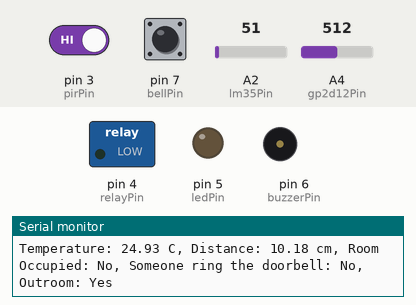
Simulated run of this program. Board: Arduino Uno, built with avr-gcc and run on an emulated ATmega328P. On the bench: switched loads named in the program (green lamp = pin HIGH), output pins drawn as LEDs (lit = HIGH), buzzer (waves = sounding), the last lines printed to the serial monitor. The inputs (shaded band) are chosen by the test bench; at power-on: pin 3 (pirPin) HIGH, A2 (lm35Pin) = 51, pin 7 (bellPin) HIGH, A4 (gp2d12Pin) = 512.

Above: at 1.7 s.
1.8 s: pin 3 (pirPin) driven LOW
At 2.5 s:
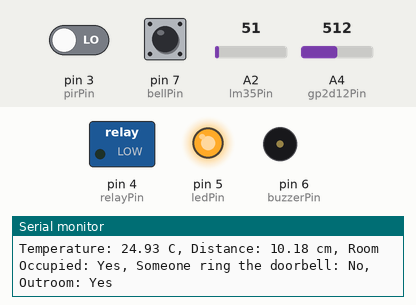
3.4 s: A2 (lm35Pin) set to 68
At 4.5 s:
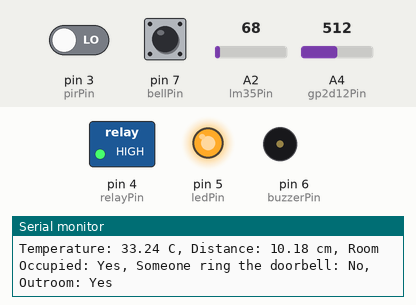
5.4 s: pin 7 (bellPin) pulled LOW for 1 s
At 8.1 s:
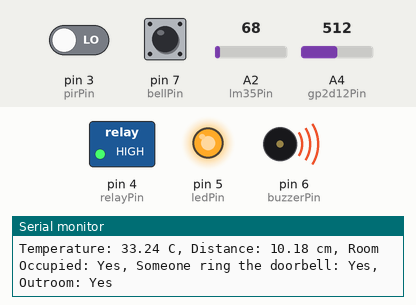
Timing chart, 0 to 9.6 s (numbered marks = the images above; inputs shaded):
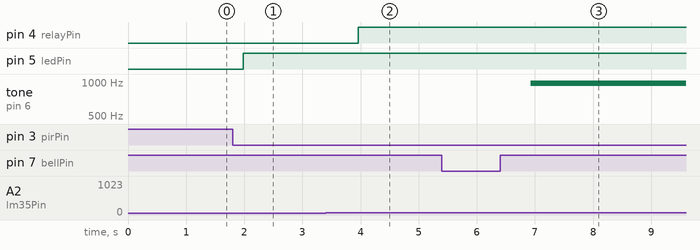

Measured:
- the behaviour switches between 61 and 62 on A2 (lm35Pin) (found by bisection; images 1 and 2)
- after the input at 1.8 s, pin 5 (ledPin): LOW → HIGH after 0.18 s
- after the input at 3.4 s, pin 4 (relayPin): LOW → HIGH after 0.56 s
- after the input at 5.4 s, tone on pin 6 (buzzerPin): silent → 977 Hz after 1.5 s

The program:

main.cpp
```cpp
#include <Arduino.h>
#include <Arduino_FreeRTOS.h>
#include <queue.h>

// 引脚定义
const int lm35Pin = A2;      // LM35 温度传感器引脚
const int pirPin = 3;        // 红外传感器（用开关代替）引脚
const int relayPin = 4;      // 继电器引脚
const int ledPin = 5;        // LED 灯引脚
const int buzzerPin = 6;     // 蜂鸣器引脚
const int gp2d12Pin = A4;    // GP2D12 距离传感器引脚
const int bellPin = 7;       // 门铃引脚

// 任务句柄
TaskHandle_t TaskHandleMonitorEnvironment;
TaskHandle_t TaskHandleControlDevice;
TaskHandle_t TaskHandleMonitorDistance;
TaskHandle_t TaskHandleSerialOutput;

// 队列句柄
QueueHandle_t dataQueue;

// 变量
volatile bool isRoomOccupied = false;
float temperature = 0.0;
const int DETECTED_DISTANCE = 20;
volatile bool issomeone = false;
volatile bool isoutroom = false;
float distance =0.0;

// 数据结构，用于传输温度、距离和状态
struct SensorData {
  float temperature;
  float distance;
  bool isRoomOccupied;
  bool issomeone;
  bool isoutroom;
};

// 环境监控任务：读取温度和检测房间是否有人
void monitorEnvironment(void *pvParameters) {
  (void) pvParameters;
  pinMode(pirPin, INPUT_PULLUP);
  for (;;) {
    // 读取温度
    int sensorValue = analogRead(lm35Pin);
    temperature = sensorValue * (5.0 / 1023.0) * 100;

    // 检测房间是否有人
    isRoomOccupied = (digitalRead(pirPin) == LOW);

    // 将数据发送到队列
    SensorData data;
    data.temperature = temperature;
    data.isRoomOccupied = isRoomOccupied;
    data.isoutroom = isoutroom;
    data.distance = distance;
    data.issomeone = issomeone;
    xQueueSend(dataQueue, &data, portMAX_DELAY);

    vTaskDelay(pdMS_TO_TICKS(1000)); // 每秒读取一次
  }
}

// 控制设备（灯光或风扇）任务
void controlDevice(void *pvParameters) {
  (void) pvParameters;
  pinMode(relayPin, OUTPUT);
  pinMode(ledPin, OUTPUT);
  pinMode(buzzerPin, OUTPUT);

  for (;;) {
    if (isRoomOccupied) {
      if (temperature > 30.0) {
        digitalWrite(relayPin, HIGH); // 打开继电器
      }
      digitalWrite(ledPin, HIGH);     // 打开LED灯
    } else {
      digitalWrite(relayPin, LOW);    // 关闭继电器
      digitalWrite(ledPin, LOW);      // 关闭LED灯
    }
    if (issomeone && isoutroom) {
      analogWrite(buzzerPin, 127);    // 打开蜂鸣器并设置响度
    } else {
      analogWrite(buzzerPin, 0);      // 关闭蜂鸣器
    }

    SensorData data;
    data.issomeone = issomeone;
    data.temperature = temperature;
    data.isRoomOccupied = isRoomOccupied;
    data.isoutroom = isoutroom;
    data.distance = distance;
    xQueueSend(dataQueue, &data, portMAX_DELAY);

    vTaskDelay(pdMS_TO_TICKS(1000));  // 每秒更新一次
  }
}

// GP2D12 距离传感器的转换函数
float convertToDistance(int analogValue) {
  return 2547.8 / ((float)analogValue * 0.49 - 10.41) - 0.42;
}

// 监测 GP2D12 传感器（门口检测）任务
void monitorDistance(void *pvParameters) {
  (void) pvParameters;
  pinMode(bellPin, INPUT_PULLUP);
  for (;;) {
    int distanceValue = analogRead(gp2d12Pin);
    float actualDistance = convertToDistance(distanceValue);
    distance = actualDistance;
    isoutroom = (actualDistance < DETECTED_DISTANCE);
    issomeone = (digitalRead(bellPin) == LOW);

    SensorData data;
    data.temperature = temperature;
    data.isRoomOccupied = isRoomOccupied;
    data.isoutroom = isoutroom;
    data.distance = distance;
    data.issomeone = issomeone;
    xQueueSend(dataQueue, &data, portMAX_DELAY);

    vTaskDelay(pdMS_TO_TICKS(6000));
  }
}

// 串口发送任务
void serialOutput(void *pvParameters) {
  (void) pvParameters;
  SensorData data;
  for (;;) {
    if (xQueueReceive(dataQueue, &data, portMAX_DELAY) == pdPASS) {
      Serial.print("Temperature: ");
      Serial.print(data.temperature);
      Serial.print(" C, Distance: ");
      Serial.print(data.distance);
      Serial.print(" cm, Room Occupied: ");
      Serial.print(data.isRoomOccupied ? "Yes" : "No");
      Serial.print(", Someone ring the doorbell: ");
      Serial.print(data.issomeone ? "Yes" : "No");
      Serial.print(", Outroom: ");
      Serial.println(data.isoutroom ? "Yes" : "No");
    }
  }
}

void setup() {
  Serial.begin(9600);

  // 创建队列
  dataQueue = xQueueCreate(10, sizeof(SensorData));

  // 创建 FreeRTOS 任务
  xTaskCreate(monitorEnvironment, "MonitorEnvironment", 128, NULL, 1, &TaskHandleMonitorEnvironment);
  xTaskCreate(controlDevice, "ControlDevice", 128, NULL, 1, &TaskHandleControlDevice);
  xTaskCreate(monitorDistance, "MonitorDistance", 128, NULL, 2, &TaskHandleMonitorDistance);
  xTaskCreate(serialOutput, "SerialOutput", 128, NULL, 1, &TaskHandleSerialOutput);
}

void loop() {
  // 主循环不做任何操作，所有功能由 FreeRTOS 任务执行
}
```
